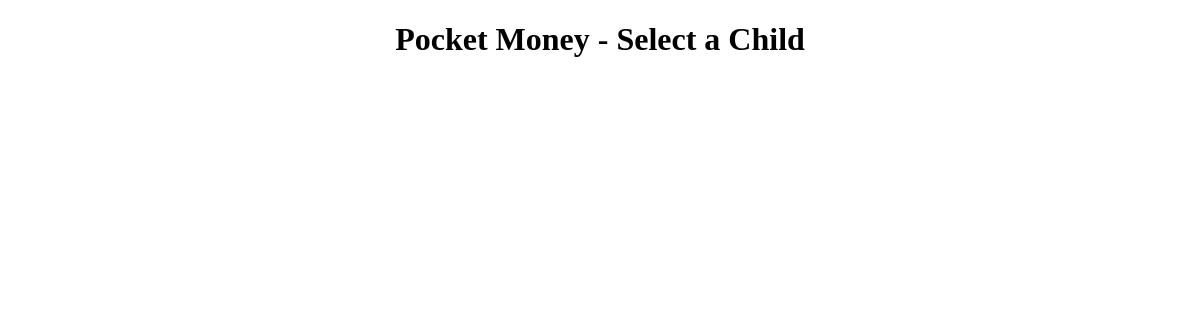
Page /pocket_money/ on the earlier database version.
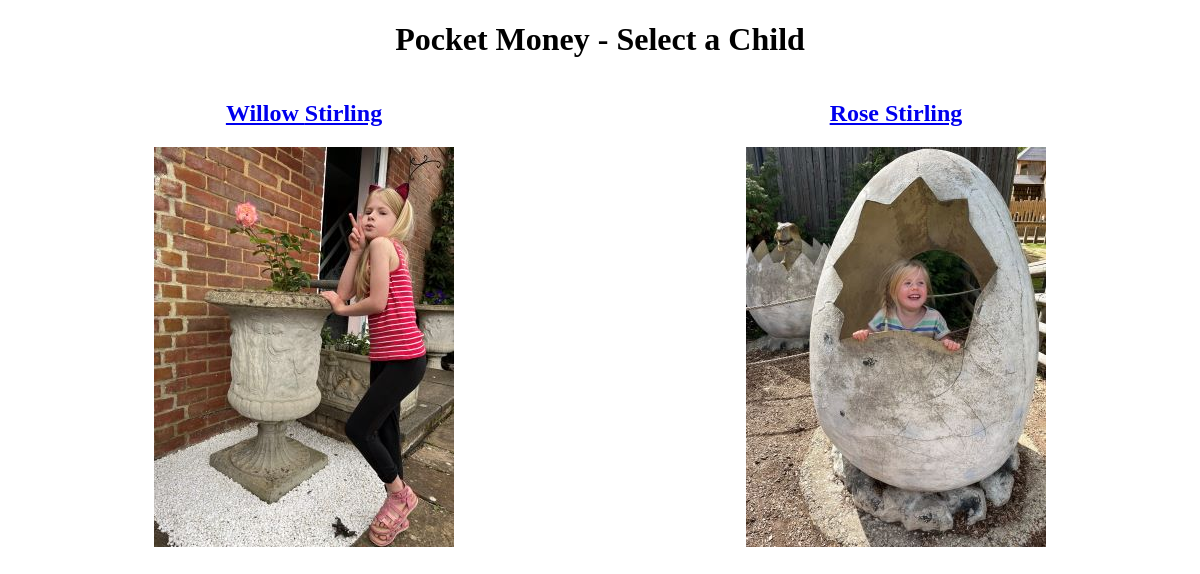
Same page on the later database version.
### pocket_money_app/models.py (models this page shows, shortened)
class Child(models.Model):
  firstname = models.CharField(max_length=30)
  lastname = models.CharField(max_length=30)

### pocket_money_app/views.py (the view)
# urls.py: path("", views.index, name="index"),
def index(request):
  children = Child.objects.all().values()
  template = loader.get_template('pocket_money.html')
  context = {
    'children': children,
  }
  return HttpResponse(template.render(context, request))

### pocket_money_app/templates/pocket_money.html (shortened to what this page needs)
{% extends "base.html" %}
{% load static %}
{% block content %}
    <h1>Pocket Money - Select a Child</h1>
<div class="grid-container-pm">
    {% for x in children %}
        <div class="grid-child">
            <a href="details/{{ x.id }}">
                <h2>{{ x.firstname }} {{ x.lastname }}</h2>
                <img src="{% static x.firstname %}.jpg" alt="photo of {{ x.firstname }}">
            </a>
        </div>
    {% endfor %}
</div>
{% endblock %}

### pocket_money_app/templates/base.html (shortened to what this page needs)
{% load static %}
<!DOCTYPE html>
<html>
<head>
  <link rel="stylesheet" href="{% static 'pocket_money.css' %}">
</head>
<body>
{% block content %}
{% endblock %}
</body>
</html>

### pocket_money_app/static/pocket_money.css (style rules this page uses)
body { background-image: url("tie_dye_background.jpg"); font-family: verdana; text-align: center; }
.grid-container-pm { display: grid; grid-template-columns: auto auto; }
.grid-child { padding-bottom: 20px; height: 400px; }

Differences in the rows shown:
added Child: firstname "Willow", lastname "Stirling", firstname (picture)
added Child: firstname "Rose", lastname "Stirling", firstname (picture)
